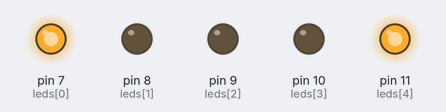
Bench run of a sketch on a simulated Arduino Uno, built with avr-gcc and run on an emulated ATmega328P. Shown: output pins drawn as LEDs (lit = HIGH).

Above: at 1.0 s.
At 3.0 s:
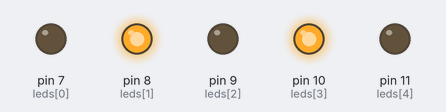
At 5.0 s:
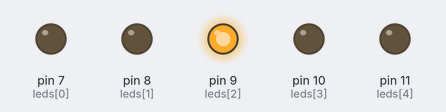
Timing chart, 0 to 7.8 s (numbered marks = the images above):
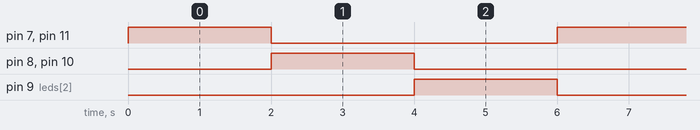

Measured:
- by itself, pin 7 (leds[0]), pin 8 (leds[1]), pin 9 (leds[2]), pin 10 (leds[3]), pin 11 (leds[4]): alternates HIGH for 2.0 s and LOW for 4.0 s
- by itself, everything shown: repeats every 6.0 s, in 4 steps

The sketch:

raciocionio_leds.ino
```cpp
int leds[] = {7, 8, 9, 10, 11};

void setup() {

  for (int count = 0; count < 5; count++)
  {
    pinMode(leds[count], OUTPUT);
  }

}

void loop() {

  digitalWrite(7, HIGH);
  digitalWrite(11, HIGH);

  delay(2000);

  digitalWrite(7, LOW);
  digitalWrite(11, LOW);

  digitalWrite(8, HIGH);
  digitalWrite(10, HIGH);

  delay(2000);

  digitalWrite(8, LOW);
  digitalWrite(10, LOW);

  digitalWrite(9, HIGH);

  delay(2000);

  digitalWrite(9, LOW);

}
```
